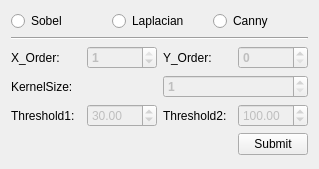
        <widget class="QWidget" name="derivate">
         <property name="geometry">
          <rect>
           <x>0</x>
           <y>-33</y>
           <width>319</width>
           <height>169</height>
          </rect>
         </property>
         <attribute name="label">
          <string>Edge Dectect</string>
         </attribute>
         <layout class="QVBoxLayout" name="verticalLayout_4">
          <item>
           <layout class="QVBoxLayout" name="verticalLayout_2">
            <item>
             <layout class="QHBoxLayout" name="horizontalLayout_6">
              <item>
               <widget class="QRadioButton" name="radioButtonSobel">
                <property name="font">
                 <font>
                  <weight>50</weight>
                  <bold>false</bold>
                 </font>
                </property>
                <property name="text">
                 <string>Sobel</string>
                </property>
                <attribute name="buttonGroup">
                 <string notr="true">derivationBtnG</string>
                </attribute>
               </widget>
              </item>
              <item>
               <widget class="QRadioButton" name="radioButtonLaplacian">
                <property name="font">
                 <font>
                  <weight>50</weight>
                  <bold>false</bold>
                 </font>
                </property>
                <property name="text">
                 <string>Laplacian</string>
                </property>
                <attribute name="buttonGroup">
                 <string notr="true">derivationBtnG</string>
                </attribute>
               </widget>
              </item>
              <item>
               <widget class="QRadioButton" name="radioButtonCanny">
                <property name="font">
                 <font>
                  <weight>50</weight>
                  <bold>false</bold>
                 </font>
                </property>
                <property name="text">
                 <string>Canny</string>
                </property>
                <attribute name="buttonGroup">
                 <string notr="true">derivationBtnG</string>
                </attribute>
               </widget>
              </item>
             </layout>
            </item>
            <item>
             <widget class="Line" name="line_4">
              <property name="orientation">
               <enum>Qt::Horizontal</enum>
              </property>
             </widget>
            </item>
            <item>
             <layout class="QHBoxLayout" name="horizontalLayout_3">
              <item>
               <widget class="QLabel" name="label">
                <property name="font">
                 <font>
                  <weight>50</weight>
                  <bold>false</bold>
                 </font>
                </property>
                <property name="text">
                 <string>X_Order:</string>
                </property>
               </widget>
              </item>
              <item>
               <widget class="QSpinBox" name="xOrder">
                <property name="enabled">
                 <bool>false</bool>
                </property>
                <property name="font">
                 <font>
                  <weight>75</weight>
                  <bold>true</bold>
                 </font>
                </property>
                <property name="maximum">
                 <number>1</number>
                </property>
                <property name="value">
                 <number>1</number>
                </property>
               </widget>
              </item>
              <item>
               <widget class="QLabel" name="label_2">
                <property name="font">
                 <font>
                  <weight>50</weight>
                  <bold>false</bold>
                 </font>
                </property>
                <property name="text">
                 <string>Y_Order:</string>
                </property>
               </widget>
              </item>
              <item>
               <widget class="QSpinBox" name="yOrder">
                <property name="enabled">
                 <bool>false</bool>
                </property>
                <property name="font">
                 <font>
                  <weight>75</weight>
                  <bold>true</bold>
                 </font>
                </property>
                <property name="maximum">
                 <number>1</number>
                </property>
               </widget>
              </item>
             </layout>
            </item>
            <item>
             <layout class="QHBoxLayout" name="horizontalLayout_4">
              <item>
               <widget class="QLabel" name="label_3">
                <property name="font">
                 <font>
                  <family>Nirmala UI</family>
                  <weight>50</weight>
                  <bold>false</bold>
                 </font>
                </property>
                <property name="text">
                 <string>KernelSize:</string>
                </property>
               </widget>
              </item>
              <item>
               <widget class="QSpinBox" name="derivKsize">
                <property name="enabled">
                 <bool>false</bool>
                </property>
                <property name="font">
                 <font>
                  <weight>75</weight>
                  <bold>true</bold>
                 </font>
                </property>
                <property name="minimum">
                 <number>1</number>
                </property>
                <property name="maximum">
                 <number>7</number>
                </property>
                <property name="singleStep">
                 <number>2</number>
                </property>
               </widget>
              </item>
             </layout>
            </item>
           </layout>
          </item>
          <item>
           <layout class="QHBoxLayout" name="horizontalLayout_25">
            <item>
             <widget class="QLabel" name="label_11">
              <property name="font">
               <font>
                <weight>50</weight>
                <bold>false</bold>
               </font>
              </property>
              <property name="text">
               <string>Threshold1:</string>
              </property>
             </widget>
            </item>
            <item>
             <widget class="QDoubleSpinBox" name="doubleSpinBoxTh1">
              <property name="enabled">
               <bool>false</bool>
              </property>
              <property name="maximum">
               <double>255.000000000000000</double>
              </property>
              <property name="value">
               <double>30.000000000000000</double>
              </property>
             </widget>
            </item>
            <item>
             <widget class="QLabel" name="label_6">
              <property name="font">
               <font>
                <weight>50</weight>
                <bold>false</bold>
               </font>
              </property>
              <property name="text">
               <string>Threshold2:</string>
              </property>
             </widget>
            </item>
            <item>
             <widget class="QDoubleSpinBox" name="doubleSpinBoxTh2">
              <property name="enabled">
               <bool>false</bool>
              </property>
              <property name="decimals">
               <number>2</number>
              </property>
              <property name="maximum">
               <double>255.000000000000000</double>
              </property>
              <property name="value">
               <double>100.000000000000000</double>
              </property>
             </widget>
            </item>
           </layout>
          </item>
          <item>
           <layout class="QHBoxLayout" name="horizontalLayout_16">
            <item>
             <spacer name="horizontalSpacer_6">
              <property name="orientation">
               <enum>Qt::Horizontal</enum>
              </property>
              <property name="sizeHint" stdset="0">
               <size>
                <width>40</width>
                <height>20</height>
               </size>
              </property>
             </spacer>
            </item>
            <item>
             <widget class="QPushButton" name="derOkBtn">
              <property name="maximumSize">
               <size>
                <width>70</width>
                <height>16777215</height>
               </size>
              </property>
              <property name="text">
               <string>Submit</string>
              </property>
             </widget>
            </item>
           </layout>
          </item>
          <item>
           <spacer name="verticalSpacer_2">
            <property name="orientation">
             <enum>Qt::Vertical</enum>
            </property>
            <property name="sizeHint" stdset="0">
             <size>
              <width>20</width>
              <height>40</height>
             </size>
            </property>
           </spacer>
          </item>
         </layout>
        </widget>
